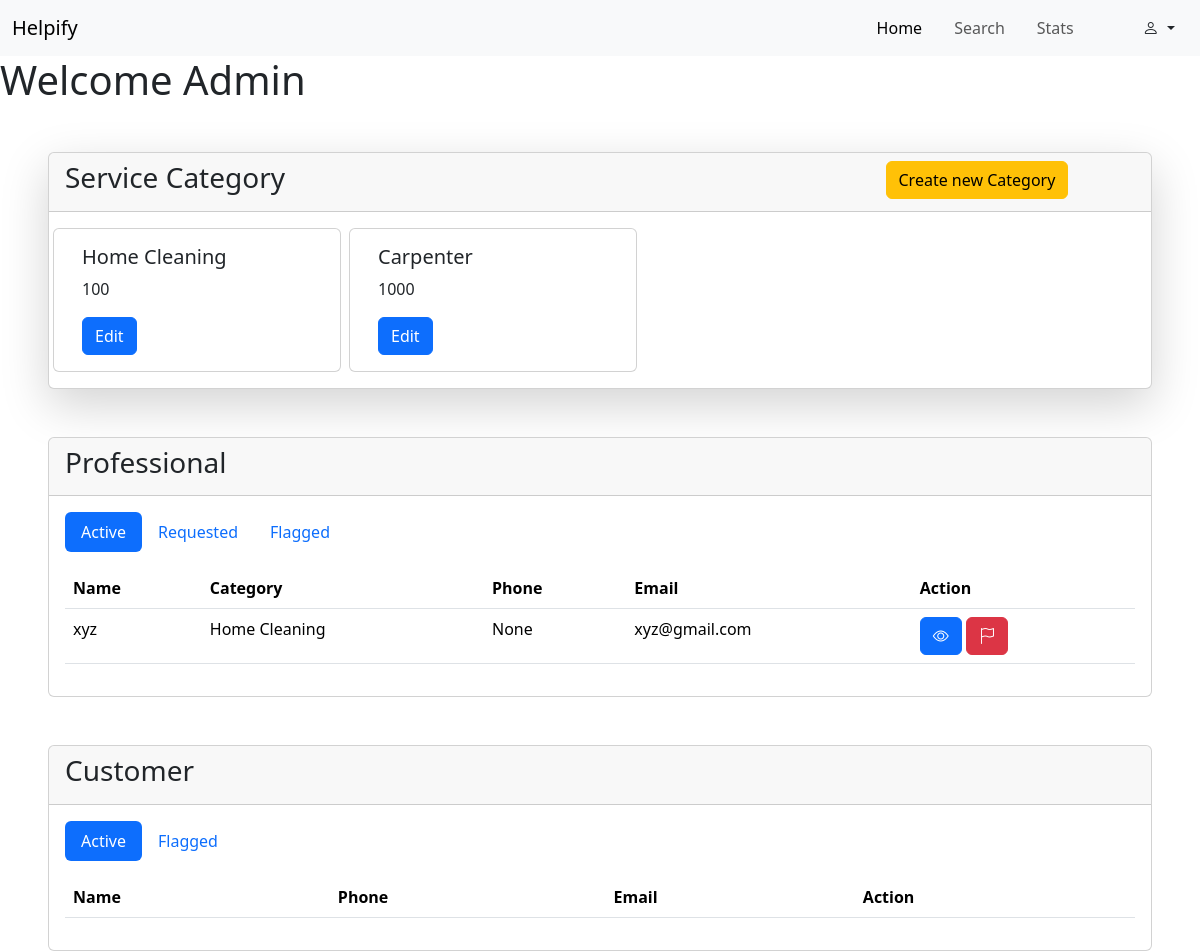
/admin/dashboard (signed in), run on an earlier commit of the app's database.
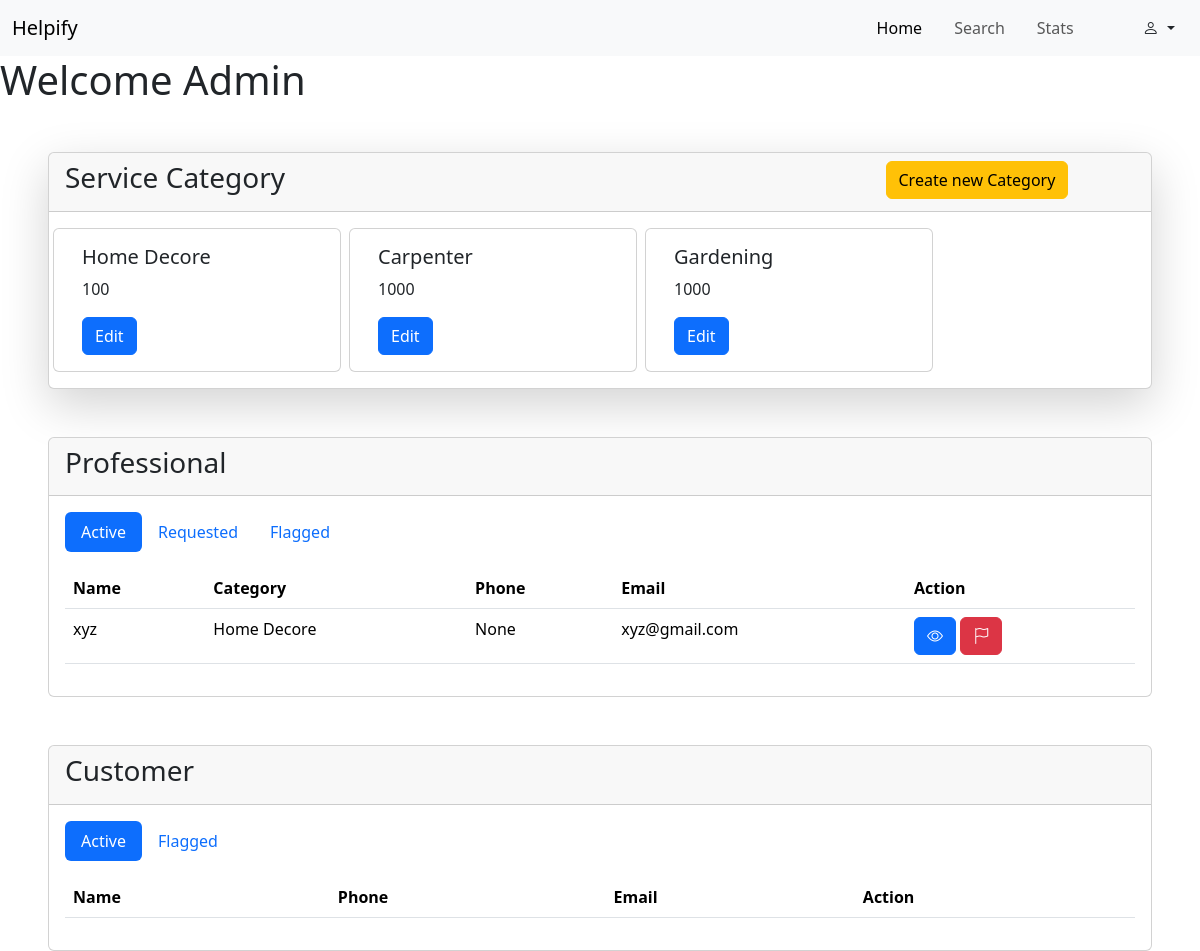
And on a later commit of the database.
### backend/models.py (models this page shows, shortened)
class ServiceCategory(db.Model):
    __tablename__ = "category"
    id = db.Column(db.Integer, primary_key=True, autoincrement=True)
    name = db.Column(db.String, unique=True)
    base_price = db.Column(db.Integer)
    tags = db.Column(db.String)
    img_url = db.Column(db.String, unique=True)
    service_plans = db.relationship("ServicePlan", backref="category")
    professionals = db.relationship("Professional", backref="category",cascade="all, delete-orphan")

class Professional(db.Model,UserMixin):
    __tablename__ = 'professional'
    id = db.Column(db.Integer, primary_key=True, autoincrement=True)
    name = db.Column(db.String, unique=True)
    address = db.Column(db.String)
    email = db.Column(db.String, unique=True)
    password = db.Column(db.String)
    experience = db.Column(db.Integer)
    phone = db.Column(db.String)
    city = db.Column(db.String)
    status = db.Column(db.String)
    resume=db.Column(db.String)
    category_id = db.Column(db.Integer, db.ForeignKey("category.id"))
    all_plans = db.relationship("ServicePlan", backref="professional", cascade="all, delete-orphan")
    assigned_booking = db.relationship("Booking", backref="professional", cascade="all, delete-orphan")

### backend/routes.py (the view, shortened to what this page needs)
@app.route("/admin/dashboard", methods=["GET","POST"])
@login_required
def admin_dash():
    if request.method=="GET":
        categories = db.session.query(ServiceCategory).all()
        A_p = db.session.query(Professional).filter_by(status = "Active").all()
        R_p = db.session.query(Professional).filter_by(status = "Requested").all()
        F_p = db.session.query(Professional).filter_by(status = "Flagged").all()
        A_c = db.session.query(User).filter_by(status = "Active").all()
        F_c = db.session.query(Professional).filter_by(status = "Flagged").all()
        return render_template("/admin/dashboard.html",categories=categories,A_p = A_p,R_p=R_p,F_p=F_p,A_c=A_c,F_c=F_c,page="home")

### app.py (called while the page is built)
def initial_Setup():
    app = Flask(__name__)
    app.config["SQLALCHEMY_DATABASE_URI"]="sqlite:///my_app_db.sqlite3"
    app.config["SECRET_KEY"] = "xyshhfjf"
    login_manager = LoginManager(app)
    @login_manager.user_loader
    def load_user(user_email):
        return db.session.query(Admin).filter_by(email = user_email).first()  or \
             db.session.query(User).filter_by(email = user_email).first() or \
              db.session.query(Professional).filter_by(email = user_email).first()
    db.init_app(app)
    with app.app_context():
        if not os.path.exists("my_app_db.sqlite3"):
            db.create_all()
    app.app_context().push()
    return

### templates/admin/dashboard.html (shortened to what this page needs)
{% extends "admin/base.html"%}
{% block content %}
<main>
    <h1>Welcome Admin</h1>
    <div class="card shadow-lg ms-5 me-5 mt-5">
        <div class="card-header">
            <div class="row">
                <div class="col-9">
                    <h3 class="">Service Category</h3>
                </div>
                <div class="col-3">
                    <button type="button" class="btn btn-warning" data-bs-toggle="modal"
                        data-bs-target="#Cretecategory">
                        Create new Category
                    </button>
                </div>
            </div>
        </div>
        <div class="card-body">
            <div class="row gap-2">
                {% for i in categories %}
                <div class="card col-3" style="width: 18rem;">
                    <div class="card-body">
                        <h5 class="card-title">{{i.name}}</h5>
                        <p class="card-text">{{i.base_price}}</p>
                        <button type="button" class="btn btn-primary" data-bs-toggle="modal"
                            data-bs-target="#edit-{{i.id}}">
                            Edit
                        </button>
                    </div>
                </div>
                {% endfor %}
            </div>
        </div>
    </div>
    <div class="card ms-5 me-5 mt-5">
        <div class="card-header">
            <h3>Professional</h3>
        </div>
        <div class="card-body">
            <ul class="nav nav-pills mb-3" id="pills-tab" role="tablist">
                <li class="nav-item" role="presentation">
                    <button class="nav-link active" id="pills-home-tab" data-bs-toggle="pill"
                        data-bs-target="#pills-Active" type="button" role="tab" aria-controls="pills-home"
                        aria-selected="true">Active</button>
                </li>
                <li class="nav-item" role="presentation">
                    <button class="nav-link" id="pills-profile-tab" data-bs-toggle="pill"
                        data-bs-target="#pills-Requested" type="button" role="tab" aria-controls="pills-profile"
                        aria-selected="false">Requested</button>
                </li>
                <li class="nav-item" role="presentation">
                    <button class="nav-link" id="pills-contact-tab" data-bs-toggle="pill"
                        data-bs-target="#pills-Flagged" type="button" role="tab" aria-controls="pills-contact"
                        aria-selected="false">Flagged</button>
                </li>
            </ul>
            <div class="tab-content" id="pills-tabContent">
                <div class="tab-pane fade show active" id="pills-Active" role="tabpanel"
                    aria-labelledby="pills-home-tab" tabindex="0">
                    {% if A_p %}
                    <table class="table">
                        <thead>
                            <tr>
                                <th scope="col">Name</th>
                                <th scope="col">Category</th>
                                <th scope="col">Phone</th>
                                <th scope="col">Email</th>
                                <th scope="col">Action</th>
                            </tr>
                        </thead>
                        <tbody>
                            {% for i in A_p %}
                            <tr>
                                <td>{{i.name}}</td>
                                <td>{{i.category.name}}</td>
                                <td>{{i.phone}}</td>
                                <td>{{i.email}}</td>
                                <td>
                                    <button class="btn btn-primary"><i class="bi bi-eye"></i></button>
                                    <button class="btn btn-danger"><i class="bi bi-flag"></i></button>
                                </td>
                            </tr>
                            {% endfor %}
                        </tbody>
                    </table>
                    {% else %}
                    <p>No Active professionals </p>
                    {% endif %}
                </div>
            </div>
        </div>
    </div>
    <div class="card ms-5 me-5 mt-5">
        <div class="card-header">
            <h3>Customer</h3>
        </div>
        <div class="card-body">
            <ul class="nav nav-pills mb-3" id="pills-tab" role="tablist">
                <li class="nav-item" role="presentation">
                    <button class="nav-link active" id="pills-home-tab" data-bs-toggle="pill"
                        data-bs-target="#pills-Actice-Customer" type="button" role="tab" aria-controls="pills-home"
                        aria-selected="true">Active</button>
                </li>
                <li class="nav-item" role="presentation">
                    <button class="nav-link" id="pills-profile-tab" data-bs-toggle="pill"
                        data-bs-target="#pills-Flagged-Customer" type="button" role="tab" aria-controls="pills-profile"
                        aria-selected="false">Flagged</button>
                </li>
            </ul>
            <div class="tab-content" id="pills-tabContent">
                <div class="tab-pane fade show active" id="pills-Active-Customer" role="tabpanel"
                    aria-labelledby="pills-home-tab" tabindex="0">
                    <table class="table">
                        <thead>
                            <tr>
                                <th scope="col">Name</th>
                                <th scope="col">Phone</th>
                                <th scope="col">Email</th>
                                <th scope="col">Action</th>
                            </tr>
                        </thead>
                    </table>
                </div>
            </div>
        </div>
    </div>
</main>
{% endblock %}

### templates/admin/base.html (shortened to what this page needs)
<!DOCTYPE html>
<html lang="en">
<head>
    <link rel="stylesheet" href="https://cdn.jsdelivr.net/npm/bootstrap@5.3.3/dist/css/bootstrap.min.css">
    <link rel="stylesheet" href="https://cdn.jsdelivr.net/npm/bootstrap-icons@1.11.3/font/bootstrap-icons.min.css">
</head>
<body>
    <nav class="navbar navbar-expand-lg bg-body-tertiary">
        <div class="container-fluid ">
            <a class="navbar-brand" href="#">Helpify</a>
            <div class="collapse navbar-collapse " id="navbarSupportedContent">
                <ul class="navbar-nav ms-auto me-5 mb-2 mb-lg-0 ">
                    <li class="nav-item">
                        <a class="nav-link {% if page=='home' %}active{% endif %}" aria-current="page" href="/admin/dashboard">Home</a>
                    </li>
                    <li class="nav-item ms-3">
                        <a class="nav-link {% if page=='search' %}active{% endif %}" href="/admin/search">Search</a>
                    </li>
                    <li class="nav-item ms-3">
                        <a class="nav-link" aria-disabled="true">Stats</a>
                    </li>
                </ul>
                <div class="dropdown">
                    <button class="btn dropdown-toggle" type="button" data-bs-toggle="dropdown" aria-expanded="false">
                        <i class="bi bi-person"></i>
                    </button>
                </div>
            </div>
        </div>
    </nav>
    {% block content %}
    {% endblock %}
</body>
</html>

What changed in the data, as far as the page shows it:
changed ServiceCategory: name "Home Cleaning" → "Home Decore"
added ServiceCategory: name "Gardening", base_price "1000"
changed through a linked row, Professional "xyz": category.name "Home Cleaning" → "Home Decore"
